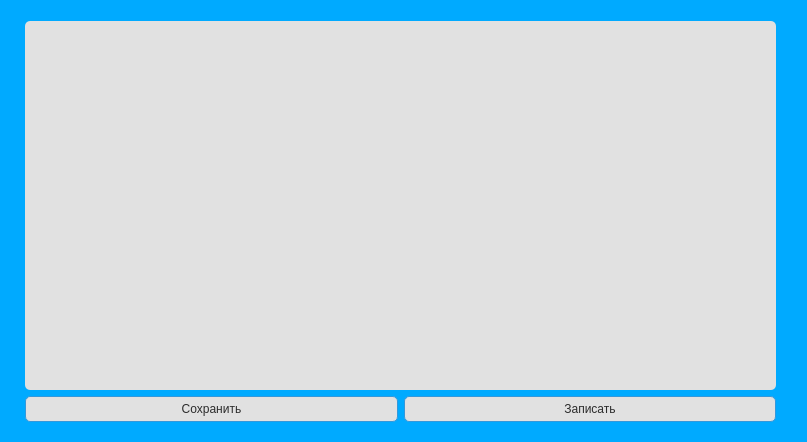
<?xml version="1.0" encoding="UTF-8"?>
<ui version="4.0">
 <class>raspisanie</class>
 <widget class="QDialog" name="raspisanie">
  <property name="geometry">
   <rect>
    <x>0</x>
    <y>0</y>
    <width>807</width>
    <height>442</height>
   </rect>
  </property>
  <property name="windowTitle">
   <string>Dialog</string>
  </property>
  <property name="styleSheet">
   <string notr="true">background-color: #00aaff
</string>
  </property>
  <widget class="QWidget" name="layoutWidget">
   <property name="geometry">
    <rect>
     <x>25</x>
     <y>21</y>
     <width>751</width>
     <height>401</height>
    </rect>
   </property>
   <layout class="QGridLayout" name="gridLayout">
    <item row="1" column="1">
     <widget class="QPushButton" name="pushButton">
      <property name="styleSheet">
       <string notr="true">QPushButton {
    background-color: rgb(225, 225, 225);
    border: 1px solid #3498db;
    color: #2c2c2c;
    border-radius: 5px;
    padding: 5px 10px;
    font: 11pt 'Trebuchet MS';
    transition: background-color 0.3s ease; 
}

QPushButton:hover {
    background-color: rgba(225, 225, 225, 0.7); 
}
</string>
      </property>
      <property name="text">
       <string>Записать</string>
      </property>
     </widget>
    </item>
    <item row="1" column="0">
     <widget class="QPushButton" name="pushButton_4">
      <property name="styleSheet">
       <string notr="true">QPushButton {
    background-color: rgb(225, 225, 225);
    border: 1px solid #3498db;
    color: #2c2c2c;
    border-radius: 5px;
    padding: 5px 10px;
    font: 11pt 'Trebuchet MS';
    transition: background-color 0.3s ease; 
}

QPushButton:hover {
    background-color: rgba(225, 225, 225, 0.7); 
}

</string>
      </property>
      <property name="text">
       <string>Сохранить</string>
      </property>
     </widget>
    </item>
    <item row="0" column="0" colspan="2">
     <widget class="QTableView" name="tableView">
      <property name="styleSheet">
       <string notr="true">background-color: rgb(225, 225, 225);
border-radius: 5px;</string>
      </property>
     </widget>
    </item>
   </layout>
  </widget>
 </widget>
 <resources/>
 <connections/>
</ui>
